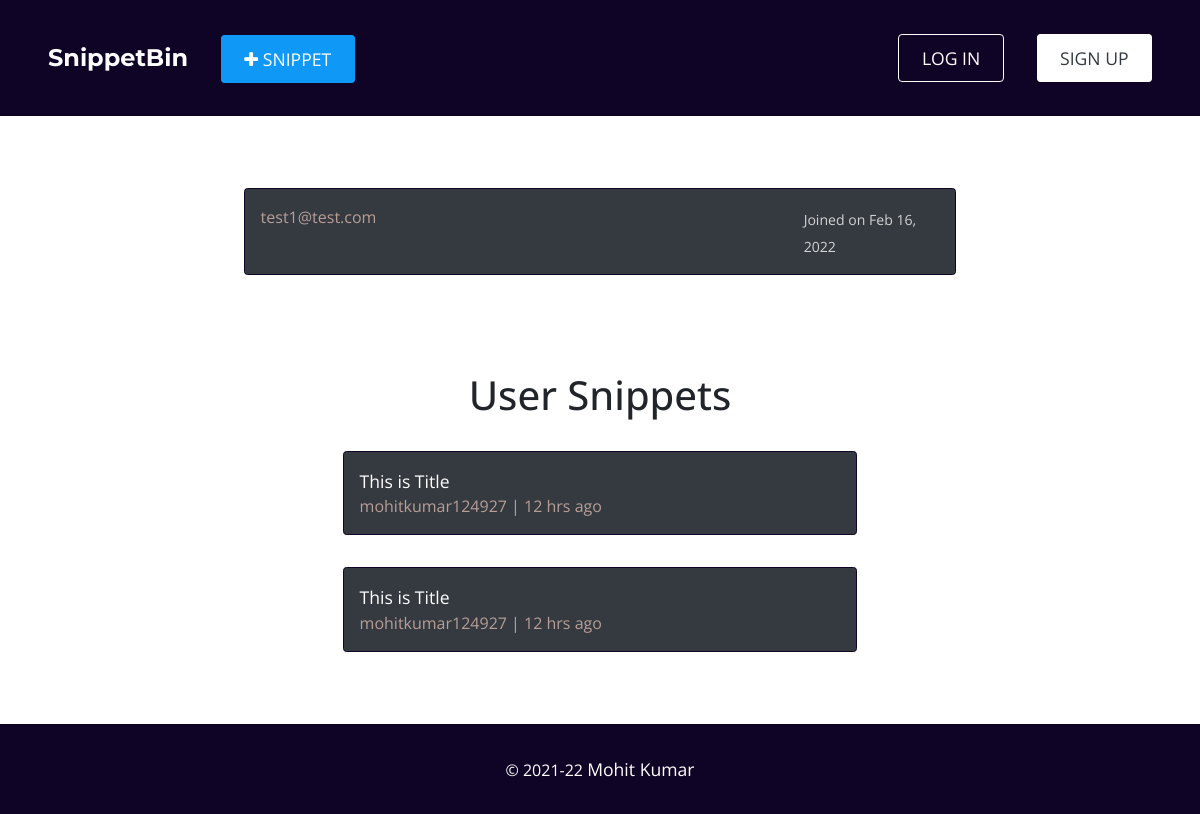
The app's page /u/test1950552/, older data.
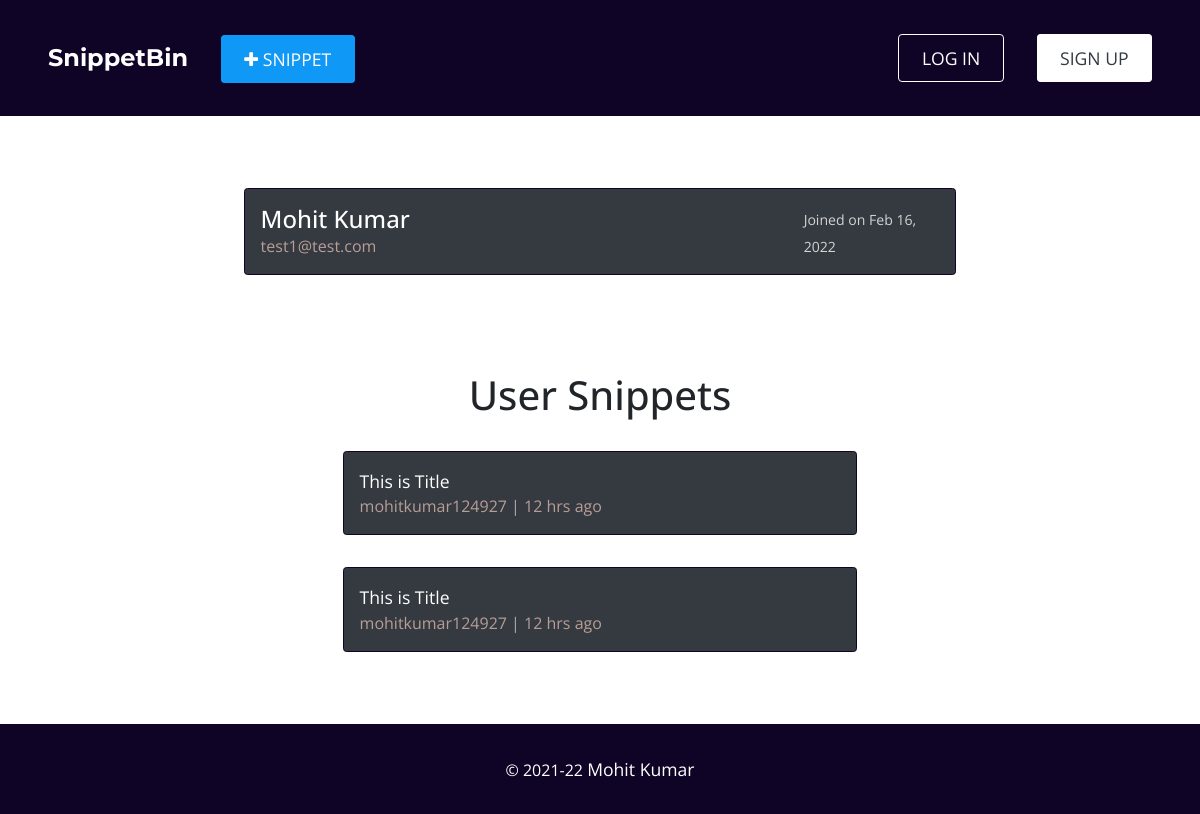
The same page, newer data.
### account/models.py (models this page shows, shortened)
class User(AbstractBaseUser, PermissionsMixin):
    id = models.UUIDField(default=uuid.uuid4, unique=True, primary_key=True, editable=False)
    username = models.CharField(
      verbose_name='Username',
      max_length=40,
      validators=[
        RegexValidator(
          regex=USERNAME_REGEX,
          message='username must be alphanumeric. Can contain characters like @ . - _',
          code='invalid_username'
        )
      ]
    )
    email = models.EmailField(verbose_name='Email Address', max_length=120, unique=True)
    name = models.CharField(verbose_name='Your Full Name', max_length=50)
    date_joined = models.DateTimeField(verbose_name='Date Joined', auto_now_add=True)
    is_admin = models.BooleanField(verbose_name='Admin User', default=False)
    is_staff = models.BooleanField(verbose_name='Staff User', default=False)
    is_superuser = models.BooleanField(verbose_name='Super User', default=False)
    is_active = models.BooleanField(verbose_name='Active User', default=True)
    USERNAME_FIELD = 'email'
    objects = UserManager()

### home/views.py (the view)
# urls.py: path('u/<str:username>/', views.dashboard_view, name = 'dashboard')
def dashboard_view(request, username):
  context = {}
  logged_in_user = request.user if request.user.is_authenticated else None
  if not logged_in_user or logged_in_user.username != username:
    context['is_other_user'] = True
  else:
    context['is_other_user'] = False
  try:
    user = User.objects.get(username = username)
  except User.DoesNotExist:
    messages.info(request, 'Requested user\'s profile doesnot exists')
    return redirect('home:home')
  except MultipleObjectsReturned:
    user = User.objects.filter(username = username).first()
  context['user'] = user
  return render(request, 'home/dashboard.html', context)

### home/templates/home/dashboard.html (shortened to what this page needs)
{% extends 'base.html' %}
{% load static %}
{% block content %}
<div class="mk-container">
  <div class="snippet-card" style="width:90%">
    <div class="card-left-content">
      <div class="upper-content">
        <h4>{{ user.name }}</h4>
      </div>
      <div class="lower-content">
        <span>{{ user.email }}</span>
      </div>
    </div>
    <div class="card-right-content">
      <a style="color: lightgrey"><small>Joined on {{ user.date_joined|date:"M d, Y" }}</small></a>
    </div>
  </div>
</div>
<div class="mk-container">
  <div class="snippets-wrapper">
    <h1 class="text-center">User Snippets</h1>
    <div class="snippet-card">
      <div class="card-left-content">
        <div class="upper-content">
          <a href="#" class="snippet-title">This is Title</a>
        </div>
        <div class="lower-content">
          <span>mohitkumar124927</span>
          <span>12 hrs ago</span>
        </div>
      </div>
    </div>
    <div class="snippet-card">
      <div class="card-left-content">
        <div class="upper-content">
          <a href="#" class="snippet-title">This is Title</a>
        </div>
        <div class="lower-content">
          <span>mohitkumar124927</span>
          <span>12 hrs ago</span>
        </div>
      </div>
    </div>
  </div>
</div>
{% endblock content %}

### templates/base.html (shortened to what this page needs)
{% load static %}
<!DOCTYPE html>
<html>
  <head>
    <link
      rel="stylesheet"
      href="https://cdnjs.cloudflare.com/ajax/libs/font-awesome/4.7.0/css/font-awesome.min.css"
    />
    <link
      rel="stylesheet"
      href="https://maxcdn.bootstrapcdn.com/bootstrap/4.4.1/css/bootstrap.min.css"
    />
    <link rel="stylesheet" type="text/css" href="{% static 'css/style.css' %}?{% now 'U' %}" />
  </head>
  <body>
    <header>{% include 'snippets/navbar.html' %}</header>
    <main>{% block content %} {% endblock content %}</main>
    <footer>{% include 'snippets/footer.html' %}</footer>
  </body>
</html>

### templates/snippets/navbar.html
{% load static %}
<nav class="navbar">
  <div class="navcontent left-grid">
    <a href="{% url 'home:home' %}" class="navlink logo">SnippetBin</a>
    <a href="{% url 'snippet:snippet' %}" class="navlink button snippet-btn"><i class="fa fa-plus"></i> SNIPPET</a>
  </div>
  <div class="navcontent right-grid">
    {% if request.user.is_authenticated %}
      <a href="{% url 'home:dashboard' request.user.username %}" class="navlink button"><i class="fa fa-user"></i> USER</a>
      <a href="{% url 'account:logout' %}" class="navlink button-fill">LOG OUT</a>
    {% else %}
      <a href="{% url 'account:login' %}" class="navlink button">LOG IN</a>
      <a href="{% url 'account:signup' %}" class="navlink button-fill">SIGN UP</a>
    {% endif %}
  </div>
</nav>

### templates/snippets/footer.html (shortened to what this page needs)
<div class="footer">
  <div class="copyright--div">
    <p><span>&copy; <span class="start-year">2021</span>-<span class="curr-year"></span></span>
			<a href="{% url 'home:home' %}" class="footerlink">Mohit Kumar</a>
		</p>
  </div>
</div>

### static/css/style.css (style rules this page uses)
:root { --black: #000000; --black-light: #2c3333; --white: #ffffff; --grey: #f5f5f5; --dark-grey: #aaaaaa; --blue: #1098f7; --pink: #b89e97; --lightpink: #b89e97; --green: #1efc1e; --dark-purple: #0f0326; --red: #ff0000; --font-primary: 'Open Sans', sans-serif; --font-secondary: 'Roboto Slab', serif; --font-fancy: 'Montserrat', sans-serif; }
body { margin: 0; padding: 0; box-sizing: border-box; font-family: var(--font-primary); }
h1, h2, h3, h4, h5, h6, p { margin: 0; }
a { font-size: 1.1rem; }
a.button { color: var(--white); border: 1px solid var(--white); padding: 0.7rem 1.4rem; border-radius: 4px; -webkit-border-radius: 4px; -moz-border-radius: 4px; -ms-border-radius: 4px; -o-border-radius: 4px; }
a.button-fill { color: var(--dark); border: 1px solid var(--white); background-color: var(--white); padding: 0.7rem 1.4rem; border-radius: 4px; -webkit-border-radius: 4px; -moz-border-radius: 4px; -ms-border-radius: 4px; -o-border-radius: 4px; }
.navbar { background-color: var(--dark-purple); padding: 2.5em 3rem; }
.navcontent > *:not(:last-child) { margin-right: 1.8rem; }
.navcontent > .logo { color: var(--white); font-weight: bolder; font-family: var(--font-fancy); font-size: 1.5rem; }
.navlink.snippet-btn { background-color: var(--blue); border-color: var(--blue); }
footer { background-color: var(--dark-purple); color: var(--white); padding: 2rem 1rem; text-align: center; }
footer a { color: var(--white); }
.mk-container { margin: 3rem auto; padding: 1.5rem; width: 70%; }
.snippets-wrapper > *:not(:last-child) { margin-bottom: 2rem; }
.snippet-card { margin: auto; width: 65%; display: grid; background: var(--dark); color: var(--white); grid-template-columns: 4fr 1fr; border: 1px solid var(--dark-purple); border-radius: 3.5px; padding: 1rem; -webkit-border-radius: 3.5px; -moz-border-radius: 3.5px; -ms-border-radius: 3.5px; -o-border-radius: 3.5px; }
.card-left-content .snippet-title { color: var(--white); }
.card-left-content .lower-content > * { color: var(--dark-grey); color: var(--lightpink); }
.card-left-content .lower-content > *:not(:last-child)::after { content: ' | '; color: var(--dark-grey); }
.card-right-content { clear: left; }
.card-right-content > a { float: right; position: relative; top: 50%; color: var(--blue); transform: translateY(-50%); -webkit-transform: translateY(-50%); -moz-transform: translateY(-50%); -ms-transform: translateY(-50%); -o-transform: translateY(-50%); }

Row changes from the older to the newer data that the page shows:
changed User "test1@test.com": name (not shown) → "Mohit Kumar"
